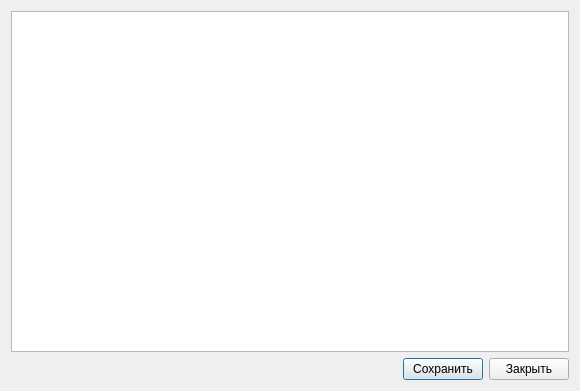
<?xml version="1.0" encoding="UTF-8"?>
<ui version="4.0">
 <class>dlg_saveOrder</class>
 <widget class="QDialog" name="dlg_saveOrder">
  <property name="geometry">
   <rect>
    <x>0</x>
    <y>0</y>
    <width>580</width>
    <height>391</height>
   </rect>
  </property>
  <property name="windowTitle">
   <string>Параметры сохранения</string>
  </property>
  <layout class="QVBoxLayout" name="verticalLayout_2">
   <item>
    <layout class="QVBoxLayout" name="verticalLayout">
     <item>
      <widget class="QTableView" name="tvw_vendors"/>
     </item>
     <item>
      <layout class="QHBoxLayout" name="horizontalLayout">
       <item>
        <spacer name="hSpacer1">
         <property name="orientation">
          <enum>Qt::Horizontal</enum>
         </property>
         <property name="sizeHint" stdset="0">
          <size>
           <width>378</width>
           <height>20</height>
          </size>
         </property>
        </spacer>
       </item>
       <item>
        <widget class="QPushButton" name="btn_process">
         <property name="text">
          <string>Сохранить</string>
         </property>
        </widget>
       </item>
       <item>
        <widget class="QPushButton" name="btn_close">
         <property name="text">
          <string>Закрыть</string>
         </property>
        </widget>
       </item>
      </layout>
     </item>
    </layout>
   </item>
  </layout>
 </widget>
 <resources/>
 <connections/>
</ui>
